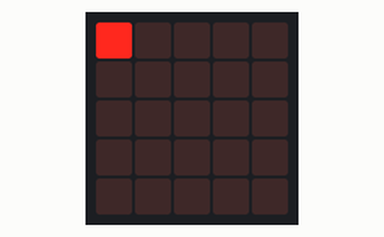
Bench run of a program on a simulated BBC micro:bit (MakeCode). On the bench: the board's 5×5 LED display.

Above: at 0.3 s.
At 2.7 s:
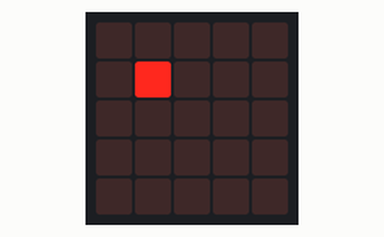
At 5.1 s:
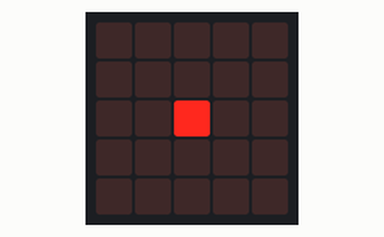
At 10.1 s:
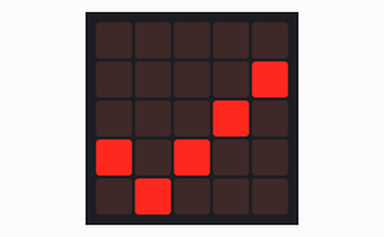
At 24.8 s:
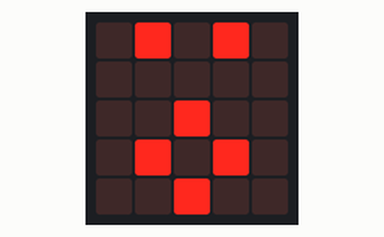
At 38.8 s:
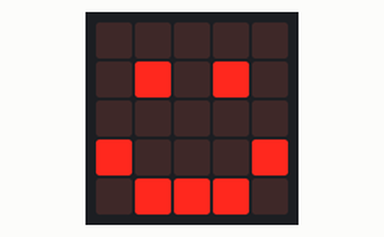

The program:

main.ts
```typescript
let tiempoP = 200
basic.forever(function () {
    if (tiempoP >= 40) {
        for (let x = 0; x <= 4; x++) {
            for (let y = 0; y <= 4; y++) {
                basic.pause(tiempoP)
                led.plot(x, y)
                basic.pause(tiempoP)
                basic.clearScreen()
            }
        }
        basic.showIcon(IconNames.Yes)
        tiempoP += -80
        basic.clearScreen()
    }
    if (tiempoP < 40) {
        basic.showIcon(IconNames.Surprised)
        basic.showIcon(IconNames.Happy)
    }
})
```

test.ts
```typescript
// aquí va el archivo "tests"; esto no se compilará cuando este paquete se utilice como una extensión.
```

Measured:
- what the display in image 3 shows lasts 0.6 s, from 10.0 s to 10.6 s
